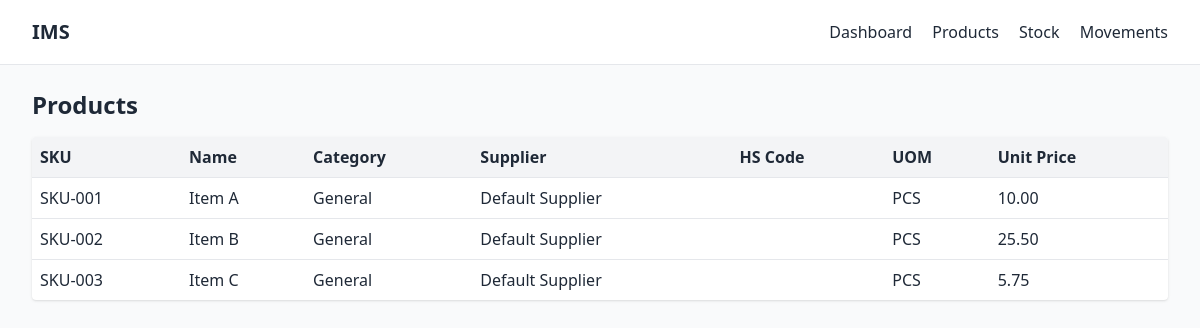
Screenshot of /products/ with the database file from the repository.
### inventory/models.py (models this page shows, shortened)
class TimeStampedModel(models.Model):
    created_at = models.DateTimeField(auto_now_add=True)
    updated_at = models.DateTimeField(auto_now=True)
    class Meta:
        abstract = True

class Product(TimeStampedModel):
    sku = models.CharField(max_length=64, unique=True)
    name = models.CharField(max_length=255)
    category = models.ForeignKey(Category, on_delete=models.PROTECT, related_name='products')
    supplier = models.ForeignKey(Supplier, on_delete=models.SET_NULL, null=True, blank=True, related_name='products')
    description = models.TextField(blank=True)
    unit_price = models.DecimalField(max_digits=12, decimal_places=2)
    is_active = models.BooleanField(default=True)

class Category(TimeStampedModel):
    name = models.CharField(max_length=120, unique=True)
    description = models.TextField(blank=True)

class Supplier(TimeStampedModel):
    name = models.CharField(max_length=255)
    email = models.EmailField(blank=True, null=True)
    phone = models.CharField(max_length=50, blank=True)
    address = models.TextField(blank=True)
    def __str__(self) -> str:
        return self.name

class UOM(TimeStampedModel):
    code = models.CharField(max_length=16, unique=True)
    name = models.CharField(max_length=64)
    description = models.CharField(max_length=255, blank=True)

### inventory/views.py (the view)
# urls.py: path('products/', products_page, name='products_page'),
def products_page(request):
    items = Product.objects.select_related('category', 'supplier', 'hs_code').all()[:200]
    return render(request, 'products.html', {'items': items})

### templates/products.html (shortened to what this page needs)
{% extends 'base.html' %}
{% block content %}
<h1 class="text-2xl font-semibold mb-4">Products</h1>
<div class="overflow-auto bg-white rounded shadow">
<table class="min-w-full text-left">
  <thead class="bg-gray-100">
    <tr>
      <th class="p-2">SKU</th>
      <th class="p-2">Name</th>
      <th class="p-2">Category</th>
      <th class="p-2">Supplier</th>
      <th class="p-2">HS Code</th>
      <th class="p-2">UOM</th>
      <th class="p-2">Unit Price</th>
    </tr>
  </thead>
  <tbody>
    {% for p in items %}
    <tr class="border-t">
      <td class="p-2">{{ p.sku }}</td>
      <td class="p-2">{{ p.name }}</td>
      <td class="p-2">{{ p.category.name }}</td>
      <td class="p-2">{{ p.supplier }}</td>
      <td class="p-2">{% if p.hs_code %}{{ p.hs_code.code }}{% else %}{% endif %}</td>
      <td class="p-2">{% if p.uom %}{{ p.uom.code }}{% endif %}</td>
      <td class="p-2">{{ p.unit_price }}</td>
    </tr>
    {% empty %}
    <tr><td colspan="7" class="p-4 text-center text-gray-500">No products</td></tr>
    {% endfor %}
  </tbody>
</table>
</div>
{% endblock %}

### templates/base.html (shortened to what this page needs)
<!DOCTYPE html>
<html lang="en">
<head>
<script src="https://cdn.tailwindcss.com"></script>
</head>
<body class="bg-gray-50 text-gray-800">
<nav class="bg-white border-b border-gray-200">
  <div class="max-w-7xl mx-auto px-4 sm:px-6 lg:px-8">
    <div class="flex h-16 items-center justify-between">
      <a href="/" class="text-xl font-semibold">IMS</a>
      <div class="space-x-4">
        <a class="hover:text-blue-600" href="/">Dashboard</a>
        <a class="hover:text-blue-600" href="/products/">Products</a>
        <a class="hover:text-blue-600" href="/stock/">Stock</a>
        <a class="hover:text-blue-600" href="/movements/">Movements</a>
      </div>
    </div>
  </div>
</nav>
<main class="max-w-7xl mx-auto px-4 sm:px-6 lg:px-8 py-6">
  {% block content %}{% endblock %}
</main>
</body>
</html>

### rows the page displays
Product: sku "SKU-001", name "Item A", category.name "General", supplier "Default Supplier", uom.code "PCS", unit_price "10.00"
Product: sku "SKU-002", name "Item B", category.name "General", supplier "Default Supplier", uom.code "PCS", unit_price "25.50"
Product: sku "SKU-003", name "Item C", category.name "General", supplier "Default Supplier", uom.code "PCS", unit_price "5.75"
